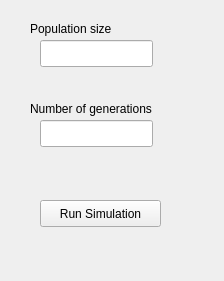
<?xml version="1.0" encoding="UTF-8"?>
<ui version="4.0">
 <class>GeneticDrift</class>
 <widget class="QWidget" name="GeneticDrift">
  <property name="geometry">
   <rect>
    <x>0</x>
    <y>0</y>
    <width>224</width>
    <height>281</height>
   </rect>
  </property>
  <property name="windowTitle">
   <string>Genetic Drift</string>
  </property>
  <widget class="QLineEdit" name="linePopsize">
   <property name="geometry">
    <rect>
     <x>40</x>
     <y>40</y>
     <width>113</width>
     <height>27</height>
    </rect>
   </property>
  </widget>
  <widget class="QPushButton" name="pushRun">
   <property name="geometry">
    <rect>
     <x>40</x>
     <y>200</y>
     <width>121</width>
     <height>27</height>
    </rect>
   </property>
   <property name="text">
    <string>Run Simulation</string>
   </property>
  </widget>
  <widget class="QLineEdit" name="lineGenerations">
   <property name="geometry">
    <rect>
     <x>40</x>
     <y>120</y>
     <width>113</width>
     <height>27</height>
    </rect>
   </property>
  </widget>
  <widget class="QLabel" name="label_2">
   <property name="geometry">
    <rect>
     <x>30</x>
     <y>100</y>
     <width>171</width>
     <height>17</height>
    </rect>
   </property>
   <property name="text">
    <string>Number of generations</string>
   </property>
  </widget>
  <widget class="QLabel" name="label">
   <property name="geometry">
    <rect>
     <x>30</x>
     <y>20</y>
     <width>121</width>
     <height>17</height>
    </rect>
   </property>
   <property name="text">
    <string>Population size</string>
   </property>
  </widget>
 </widget>
 <resources/>
 <connections/>
</ui>
